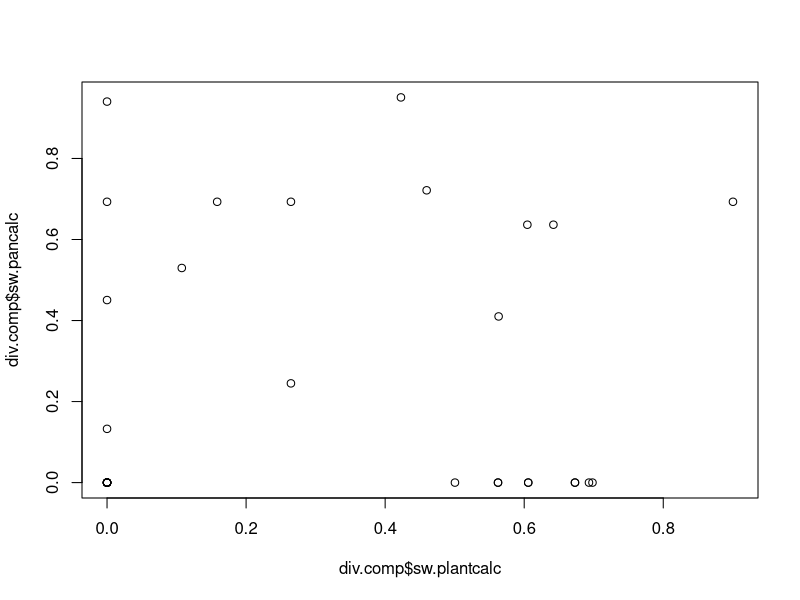
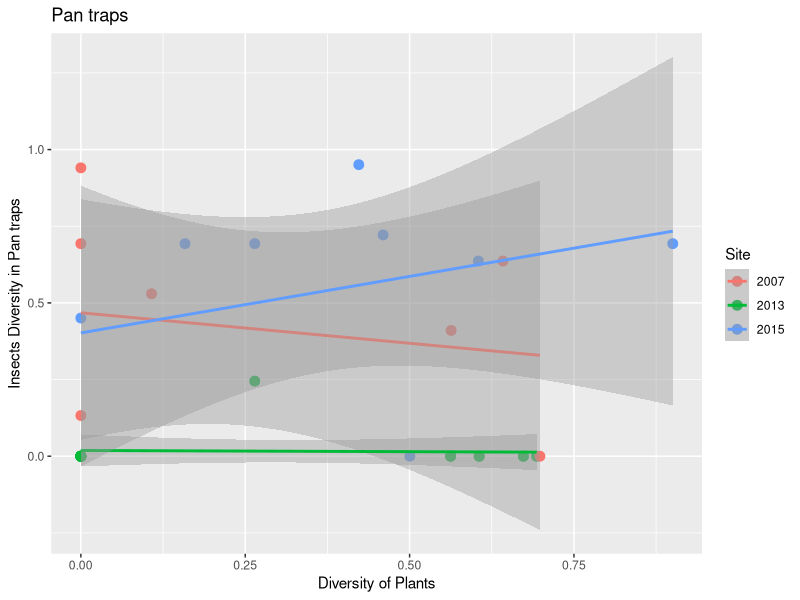
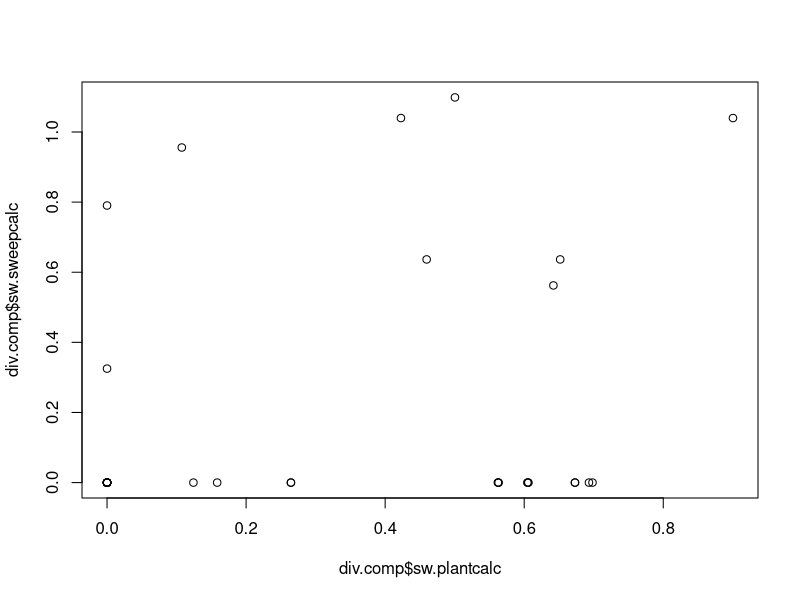
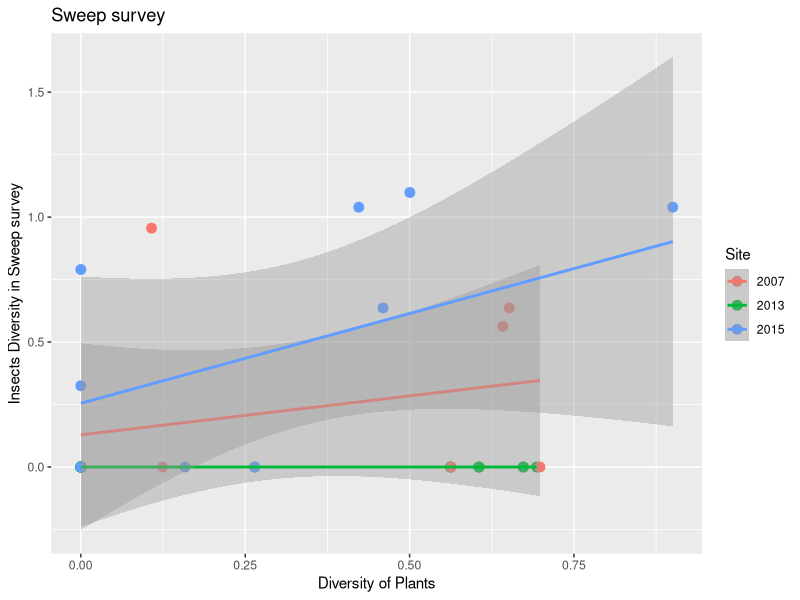

Generate these figures, in order, with R:
## ---- chunk 1
knitr::opts_chunk$set(echo = TRUE)
## ---- chunk 2
library(vegan)
library(ggplot2)
library(dplyr)
library(tidyr)
## ---- chunk 3

df1 <- read.csv("pan_fix.csv")
  
df2 <- read.csv("sweep_fix.csv")
  
df3 <- read.csv("vegetationdata_updatedtest.csv")
## ---- chunk 4
pmat <- as.matrix(df1[,5:13])
sw.pan = df1 %>% mutate(sw.pancalc = diversity(pmat))

sweepmat <- as.matrix(df2[,5:12])
sw.sweep = df2 %>% mutate(sw.sweepcalc = diversity(sweepmat))

plantmat <- as.matrix(df3[,4:12])
sw.plant = df3 %>% mutate(sw.plantcalc = diversity(plantmat))
## ---- chunk 5
pan.comparison = sw.pan %>% select(Site:Date, sw.pancalc) %>% unite(col = ID, Site,Strata,Date) %>% select(-Months)

sweep.comparison = sw.sweep %>% select(Site:Date, sw.sweepcalc) %>% unite(col = ID, Site,Strata,Date) %>% select(-Months)

plant.comparison = sw.plant %>% select(site:Strata, sw.plantcalc) %>% unite(col = ID, site,Strata,date)

div.comp = left_join(plant.comparison, pan.comparison) %>% left_join(sweep.comparison) %>% separate(ID, into = c("Site", "Strata", "Date"), sep = "_")
## ---- chunk 6
plot(div.comp$sw.plantcalc, div.comp$sw.pancalc)

ggplot(data = div.comp, aes(sw.plantcalc, sw.pancalc, col = Site)) +
  geom_point(size = 3) +
  geom_smooth(method=lm) + 
  labs(title = "Pan traps") +
  xlab("Diversity of Plants") +
  ylab("Insects Diversity in Pan traps")
## ---- chunk 7
filt2013 = div.comp %>% filter(Site == "2013")  
trend2013 = lm(sw.plantcalc ~ sw.pancalc, data = filt2013)
summary(trend2013)
## ---- chunk 8
filt2015 = div.comp %>% filter(Site == "2015")  
trend2015 = lm(sw.plantcalc ~ sw.pancalc, data = filt2015)
summary(trend2015)
## ---- chunk 9
filt2007 = div.comp %>% filter(Site == "2007")  
trend2007 = lm(sw.plantcalc ~ sw.pancalc, data = filt2007)
summary(trend2007)
## ---- chunk 10
plot(div.comp$sw.plantcalc, div.comp$sw.sweepcalc)

ggplot(data = div.comp, aes(sw.plantcalc, sw.sweepcalc, col = Site)) +
  geom_point(size = 3) +
  geom_smooth(method=lm)+ 
  labs(title = "Sweep survey") +
  xlab("Diversity of Plants") + 
  ylab("Insects Diversity in Sweep survey")
## ---- chunk 11
filt20132 = div.comp %>% filter(Site == "2013")  
trend20132 = lm(sw.plantcalc ~ sw.sweepcalc, data = filt20132)
summary(trend20132)
## ---- chunk 12
filt20152 = div.comp %>% filter(Site == "2015")  
trend20152 = lm(sw.plantcalc ~ sw.sweepcalc, data = filt20152)
summary(trend20152)
## ---- chunk 13
filt20072 = div.comp %>% filter(Site == "2007")  
trend20072 = lm(sw.plantcalc ~ sw.sweepcalc, data = filt20072)
summary(trend20072)
